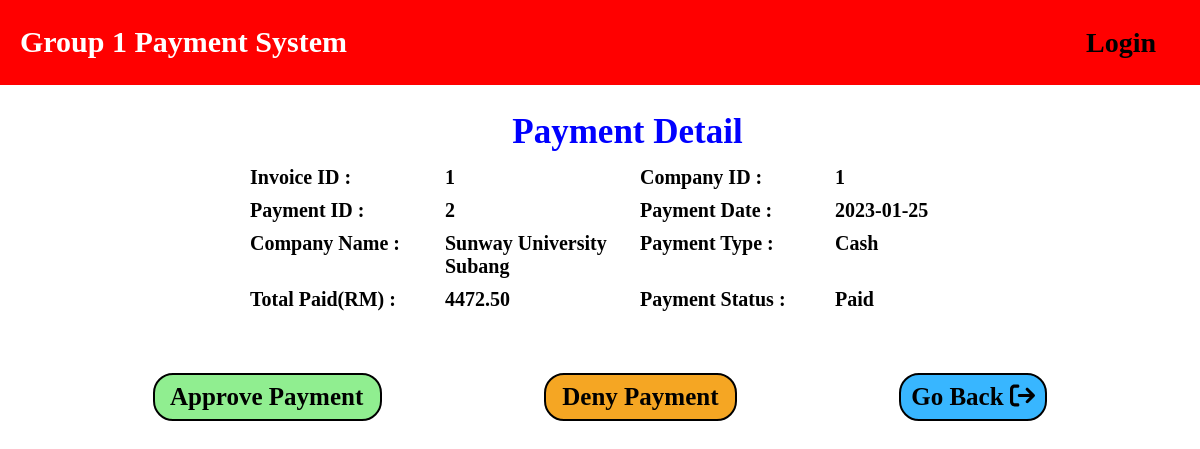
Page /vendorManager_paymentDetail.php?view&paymentID=2 on the committed database.
### tables this page shows
CREATE TABLE `payment` (
  `paymentID` int(10) NOT NULL,
  `paymentStatus` enum('Pending','Paid') DEFAULT NULL,
  `paymentDate` date NOT NULL,
  `paymentType` enum('Cash','Card','Online') NOT NULL,
  `cfoID` int(10) NOT NULL,
  `companyID` int(10) NOT NULL,
  `invoiceID` int(10) DEFAULT NULL,
  `vmanagerID` int(10) DEFAULT NULL
);

CREATE TABLE `invoice` (
  `invoiceID` int(10) NOT NULL,
  `dueDate` date NOT NULL,
  `issueDate` date DEFAULT NULL,
  `totalPrice` double(10,2) DEFAULT NULL,
  `invoiceStatus` enum('Approved','Pending','Expired') DEFAULT NULL,
  `vendorID` int(10) NOT NULL,
  `vmanagerID` int(10) DEFAULT NULL,
  `paymentID` int(10) DEFAULT NULL,
  `payStatus` enum('Paid','Pending') NOT NULL,
  `companyID` int(10) NOT NULL,
  `companyName` varchar(100) DEFAULT NULL
);

### vendorManager_paymentDetail.php (the view, shortened to what this page needs)
<!DOCTYPE html>
<html lang="en">
<head>
<link rel="stylesheet" href="css/style.css">
</head>
<body>
	<header>
        <?php
		include "navigation.php";
		?>
    </header>
    <?php
    include 'connection.php';
    if(isset($_GET['view']))
    {
        $id = $_GET["paymentID"];
        $result = mysqli_query($connect, "SELECT * FROM payment WHERE paymentID='$id'");
        $row = mysqli_fetch_assoc($result);
        $invoice_result = mysqli_query($connect, "SELECT * FROM invoice WHERE paymentID = '$id'");
        $invoice_row = mysqli_fetch_assoc($invoice_result);
    ?>
    <center>
	<div>
	    <div><h2 style ="margin-top:100px; margin-left:55px;">Payment Detail </h2></div>
        <br><br>
        <div class="grid-container">
            <div class="grid-item">
                <label for = "invoiceID"> Invoice ID : </label>
            </div>
            <div class="grid-item">
                <label><?php echo $row["invoiceID"];?></label>
            </div>
            <div class="grid-item">
                <label for = "companyID"> Company ID : </label>
            </div>
            <div class="grid-item">
            <label><?php echo $row["companyID"];?></label>
            </div>
            <div class="grid-item">
                <label for = "paymentID"> Payment ID : </label>
            </div>
            <div class="grid-item">
            <label><?php echo $row["paymentID"];?></label>
            </div>
            <div class="grid-item">
                <label for = "paymentDate"> Payment Date : </label>
            </div>
            <div class="grid-item">
                <label><?php echo $row["paymentDate"];?></label>
            </div>
            <div class="grid-item">
                <label for = "companyName"> Company Name : </label>
            </div>
            <div class="grid-item">
            <label><?php echo $invoice_row["companyName"];?></label>
            </div>
            <div class="grid-item">
                <label for = "paymentType"> Payment Type : </label>
            </div>
            <div class="grid-item">
                <label><?php echo $row["paymentType"];?></label>
            </div>
            <div class="grid-item">
                <label for = "totalPrice"> Total Paid(RM) : </label>
            </div>
            <div class="grid-item">
                <label><?php echo $invoice_row["totalPrice"];?></label>
            </div>
            <div class="grid-item">
                <label for = "paymentStatus"> Payment Status : </label>
            </div>
            <div class="grid-item">
                <label><?php echo $row["paymentStatus"];?></label>
            </div>
        </div>
        <br><br>
        <form action = "vendorManager_paymentDetail.php" method ="POST" >
            <input type="submit" name = "approve"  id="approvePayment" value = " Approve Payment "  />
            <input type ="submit" name = "deny"  id = "denyPayment" style="background-color: #F5A623;" value = " Deny Payment "  />
            <button type="button" name= "go back" style ="background-color:#38b6ff;" onclick="window.location.href='vendorManager_paymentHistory.php';"> Go Back <i class="fa-solid fa-arrow-right-from-bracket"></i></button>
        </form>
    </div>
	</center>
<?php } ?>
</body>

### style.css (style rules this page uses)
:root { --blue:#ff0000; --black:#354046; --white:##ffffff; }
* { font-family: 'Roboto', sans-serif; margin:0;padding:0; box-sizing: border-box; border: none!important; outline: none !important; text-decoration: none!important; text-transform: capitalize; font-weight: 400; transition: all .2s linear; }
html { font-size: 62.5%; overflow-x: hidden; scroll-behavior: smooth!important; }
body { overflow-x: hidden; }
header { width:100%; position: fixed; top:0; left:0; padding:2rem 1rem; z-index:1000; background-color: #ff0000; opacity: 100%; }

### vendorManager_paymentDetail.php (style rules this page uses)
h2 { margin-top:30px; font-size:35px; font-family:Agency FB; font-weight:bold; color:blue; padding:1% }
.grid-container { float:center; margin-top:-20px; display: grid; grid-template-columns: repeat(4, 1fr); grid-template-rows: repeat(2, 1fr); grid-gap: 10px; padding-left: 70px; width:70%; text-align:left; }
.grid-item > label { font-weight:bold; font-family: Agency FB; font-size:20px; }
button, input { font-family: Agency FB; border: 2px solid black!important; border-width: 5px; outline-color: black; padding: 8px 10px; text-align: center; text-decoration: none; display: inline-block; margin: 40px 80px; cursor: pointer; font-weight: bold; border-radius:20px; font-size:25px; background:#90EE90; }

### rows in the picture
payment: invoiceID "1", companyID "1", paymentID "2", paymentDate "2023-01-25", paymentType "Cash", paymentStatus "Paid"
invoice: companyName "Sunway University Subang", totalPrice "4472.50"
